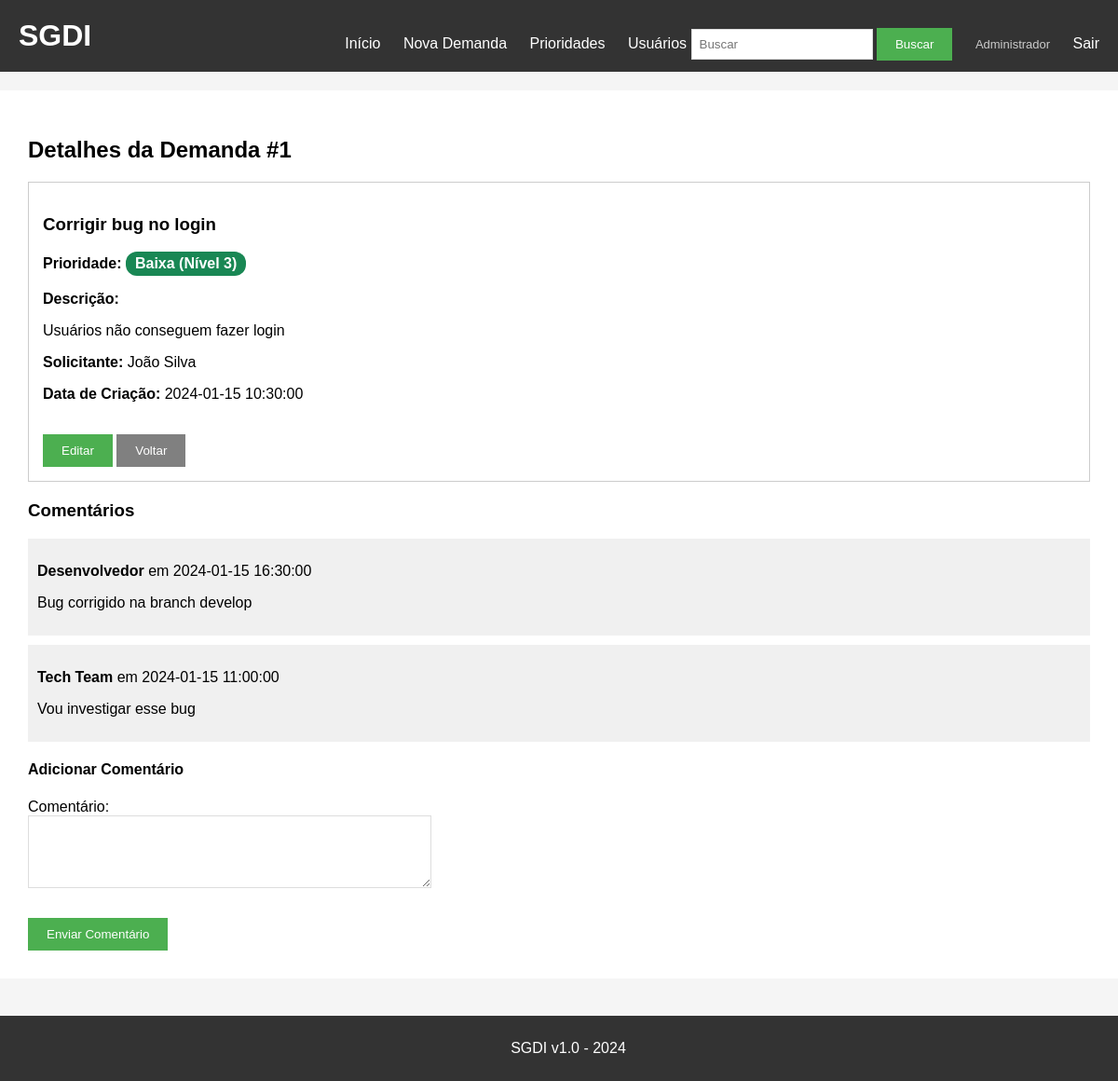
Screenshot of /detalhes/1 (signed in) with the database file from the repository.
### tables this page shows
CREATE TABLE demandas (
    id INTEGER PRIMARY KEY AUTOINCREMENT,
    titulo TEXT NOT NULL,
    descricao TEXT,
    solicitante TEXT,
    data_criacao TEXT NOT NULL,
    prioridade_id INTEGER NOT NULL, usuario_id INTEGER REFERENCES usuarios(id),
    FOREIGN KEY (prioridade_id) REFERENCES prioridades(id)
);

CREATE TABLE prioridades (
    id INTEGER PRIMARY KEY AUTOINCREMENT,
    nome TEXT NOT NULL UNIQUE,
    cor TEXT NOT NULL,
    nivel INTEGER NOT NULL UNIQUE,
    data_criacao TEXT NOT NULL
);

CREATE TABLE comentarios (
    id INTEGER PRIMARY KEY AUTOINCREMENT,
    demanda_id INTEGER,
    comentario TEXT,
    autor TEXT,
    data TEXT
);

### app.py (the view)
@app.route('/detalhes/<int:id>')
@login_required
def detalhes(id):
    conn = get_db()
    demanda = conn.execute(
        '''
        SELECT d.*, p.nome AS prioridade_nome, p.cor AS prioridade_cor, p.nivel AS prioridade_nivel
        FROM demandas d
        JOIN prioridades p ON p.id = d.prioridade_id
        WHERE d.id = ?
        ''',
        (id,),
    ).fetchone()
    if not demanda:
        conn.close()
        flash('Demanda não encontrada.')
        return redirect(url_for('index'))
    is_admin = session.get('usuario_tipo') == 'admin'
    if not is_admin and demanda['usuario_id'] != session.get('usuario_id'):
        conn.close()
        flash('Sem permissão para ver esta demanda.')
        return redirect(url_for('index'))
    comentarios = conn.execute(
        'SELECT * FROM comentarios WHERE demanda_id = ? ORDER BY data DESC',
        (id,),
    ).fetchall()
    conn.close()
    return render_template('detalhes.html', demanda=demanda, comentarios=comentarios, is_admin=is_admin)

### app.py (called while the page is built)
def get_db():
    conn = sqlite3.connect(DATABASE)
    conn.row_factory = sqlite3.Row
    conn.create_function("UNACCENT", 1, lambda x: unidecode(x) if x else "")
    return conn

def login_required(f):
    @wraps(f)
    def decorated(*args, **kwargs):
        if 'usuario_id' not in session:
            flash('Faça login para continuar.')
            return redirect(url_for('login'))
        return f(*args, **kwargs)
    return decorated

### templates/detalhes.html
{% extends "base.html" %}
{% block content %}
<h2>Detalhes da Demanda #{{ demanda['id'] }}</h2>
<div style="border:1px solid #ccc; padding:15px; margin-bottom:20px;">
    <h3>{{ demanda['titulo'] }}</h3>
    <p>
        <strong>Prioridade:</strong>
        <span class="prioridade-tag" data-priority-color="{{ demanda['prioridade_cor'] }}">
            {{ demanda['prioridade_nome'] }} (Nível {{ demanda['prioridade_nivel'] }})
        </span>
    </p>
    <p><strong>Descrição:</strong></p>
    <p>{{ demanda['descricao'] }}</p>
    <p><strong>Solicitante:</strong> {{ demanda['solicitante'] }}</p>
    <p><strong>Data de Criação:</strong> {{ demanda['data_criacao'] }}</p>
    <br>
    {% if is_admin or demanda['usuario_id'] == session.get('usuario_id') %}
    <a href="/editar/{{ demanda['id'] }}"><button>Editar</button></a>
    {% endif %}
    <a href="/"><button type="button">Voltar</button></a>
</div>
<h3>Comentários</h3>
{% for comentario in comentarios %}
<div style="background:#f0f0f0; padding:10px; margin:10px 0;">
    <p><strong>{{ comentario[3] }}</strong> em {{ comentario[4] }}</p>
    <p>{{ comentario[2] }}</p>
</div>
{% endfor %}
<h4>Adicionar Comentário</h4>
<form method="POST" action="/adicionar_comentario/{{ demanda['id'] }}">
    <div>
        <label>Comentário:</label><br>
        <textarea name="comentario" rows="4" cols="50" required></textarea>
    </div>
    <br>
    <button type="submit">Enviar Comentário</button>
</form>
{% endblock %}

### static/style.css (style rules this page uses)
body { font-family: Arial, sans-serif; background-color: #f5f5f5; padding: 0; margin: 0; min-height: 100vh; padding-bottom: 70px; box-sizing: border-box; }
button { background-color: #4CAF50; color: white; padding: 10px 20px; border: none; cursor: pointer; }
button[type="button"] { background-color: #808080; }
form div { margin-bottom: 10px; }
input[type="text"], textarea { padding: 8px; border: 1px solid #ddd; }
textarea { resize: vertical; }
.prioridade-tag { color: #fff; font-weight: bold; padding: 4px 10px; border-radius: 12px; display: inline-block; }

### templates/base.html (style rules this page uses)
body { margin: 0; }

### rows the page displays
demandas: id "1", titulo "Corrigir bug no login", descricao "Usuários não conseguem fazer login", solicitante "João Silva", data_criacao "2024-01-15 10:30:00"
prioridades: prioridade_nome "Baixa", prioridade_nivel "3"
comentarios: autor "Desenvolvedor", data "2024-01-15 16:30:00", comentario "Bug corrigido na branch develop"
comentarios: autor "Tech Team", data "2024-01-15 11:00:00", comentario "Vou investigar esse bug"

### other values shown
{{ session.get('usuario_nome', '') }} "Administrador"
